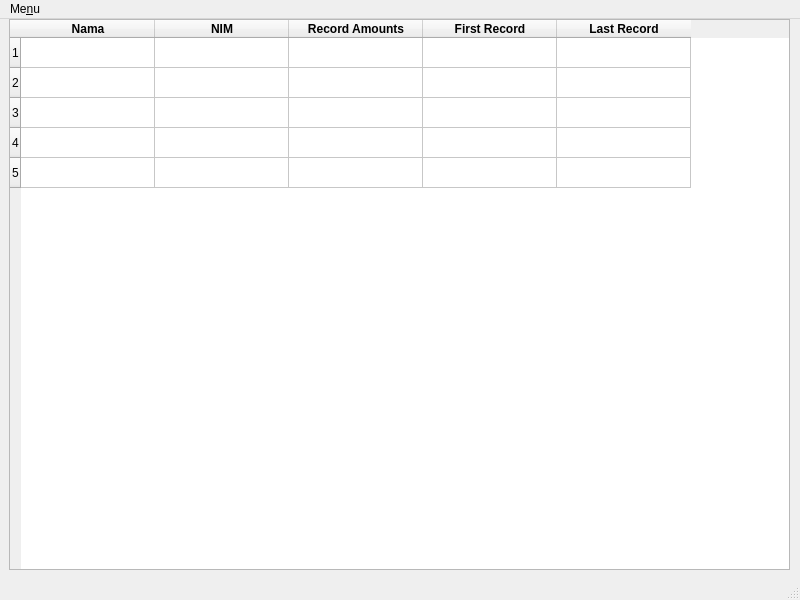
<?xml version="1.0" encoding="UTF-8"?>
<ui version="4.0">
 <class>MainWindow</class>
 <widget class="QMainWindow" name="MainWindow">
  <property name="geometry">
   <rect>
    <x>0</x>
    <y>0</y>
    <width>800</width>
    <height>600</height>
   </rect>
  </property>
  <property name="windowTitle">
   <string>MainWindow</string>
  </property>
  <widget class="QWidget" name="centralwidget">
   <widget class="QWidget" name="verticalLayoutWidget">
    <property name="geometry">
     <rect>
      <x>9</x>
      <y>0</y>
      <width>781</width>
      <height>551</height>
     </rect>
    </property>
    <layout class="QVBoxLayout" name="verticalLayout">
     <item>
      <widget class="QTableWidget" name="tableWidget">
       <property name="midLineWidth">
        <number>-5</number>
       </property>
       <property name="selectionMode">
        <enum>QAbstractItemView::SingleSelection</enum>
       </property>
       <property name="selectionBehavior">
        <enum>QAbstractItemView::SelectRows</enum>
       </property>
       <property name="rowCount">
        <number>5</number>
       </property>
       <property name="columnCount">
        <number>5</number>
       </property>
       <attribute name="horizontalHeaderCascadingSectionResizes">
        <bool>true</bool>
       </attribute>
       <attribute name="horizontalHeaderDefaultSectionSize">
        <number>134</number>
       </attribute>
       <attribute name="horizontalHeaderMinimumSectionSize">
        <number>35</number>
       </attribute>
       <attribute name="horizontalHeaderStretchLastSection">
        <bool>false</bool>
       </attribute>
       <attribute name="verticalHeaderMinimumSectionSize">
        <number>25</number>
       </attribute>
       <attribute name="verticalHeaderStretchLastSection">
        <bool>false</bool>
       </attribute>
       <row/>
       <row/>
       <row/>
       <row/>
       <row/>
       <column>
        <property name="text">
         <string>Nama</string>
        </property>
        <property name="font">
         <font>
          <weight>75</weight>
          <bold>true</bold>
         </font>
        </property>
       </column>
       <column>
        <property name="text">
         <string>NIM</string>
        </property>
        <property name="font">
         <font>
          <weight>75</weight>
          <bold>true</bold>
         </font>
        </property>
       </column>
       <column>
        <property name="text">
         <string>Record Amounts</string>
        </property>
        <property name="font">
         <font>
          <weight>75</weight>
          <bold>true</bold>
         </font>
        </property>
       </column>
       <column>
        <property name="text">
         <string>First Record</string>
        </property>
        <property name="font">
         <font>
          <weight>75</weight>
          <bold>true</bold>
         </font>
        </property>
       </column>
       <column>
        <property name="text">
         <string>Last Record</string>
        </property>
        <property name="font">
         <font>
          <weight>75</weight>
          <bold>true</bold>
         </font>
        </property>
       </column>
      </widget>
     </item>
    </layout>
   </widget>
  </widget>
  <widget class="QMenuBar" name="menubar">
   <property name="geometry">
    <rect>
     <x>0</x>
     <y>0</y>
     <width>800</width>
     <height>19</height>
    </rect>
   </property>
   <widget class="QMenu" name="menuMenu">
    <property name="title">
     <string>Me&amp;nu</string>
    </property>
    <addaction name="actionRead_Task"/>
    <addaction name="actionQuit"/>
   </widget>
   <addaction name="menuMenu"/>
  </widget>
  <widget class="QStatusBar" name="statusbar"/>
  <action name="actionRead_Task">
   <property name="text">
    <string>&amp;Read Task</string>
   </property>
  </action>
  <action name="actionQuit">
   <property name="text">
    <string>&amp;Quit</string>
   </property>
  </action>
 </widget>
 <resources/>
 <connections/>
</ui>
